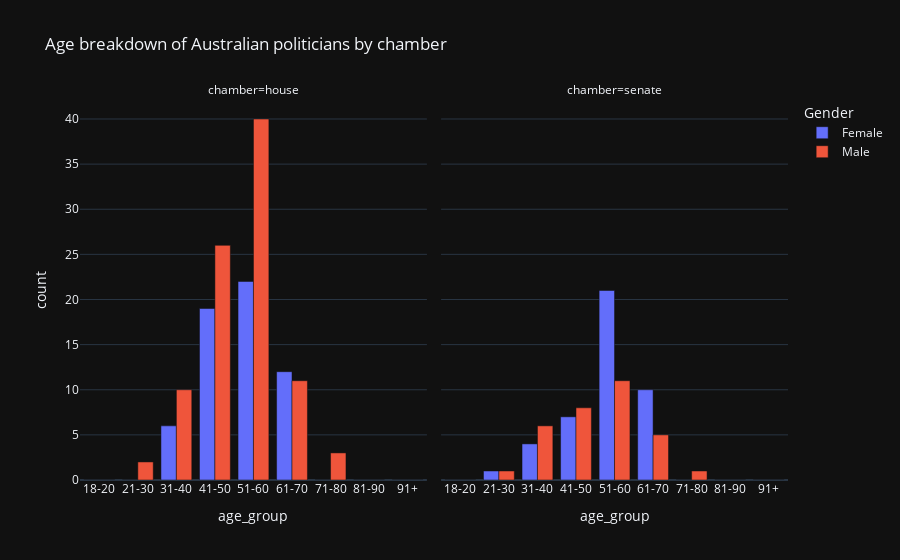

The code cell stored with this chart in its notebook:
### Code cell
# create a cut of members by age
from datetime import date

today = date.today()
members["age"] = pd.to_datetime(members["dob"]).apply(
    lambda x: today.year - x.year - ((today.month, today.day) < (x.month, x.day)))
members["age_group"] = pd.cut(members["age"], bins=[18, 21, 30, 40, 50, 60, 70, 80, 90, 159],
                              labels=["18-20", "21-30", "31-40", "41-50", "51-60", "61-70", "71-80", "81-90", "91+"],
                              ordered=False)
age_counts = members.groupby(["Gender", "chamber", "age_group"]).size().reset_index(name='count')
age_counts
# create a plot of members by age_counts
import plotly.express as px

px.bar(age_counts, x="age_group", y="count", color="Gender", barmode="group", facet_col="chamber",
       title="Age breakdown of Australian politicians by chamber")

### Figure 1 — Plotly figure (JSON) as saved in the notebook; plotly's stock layout.template omitted (floating-point values rounded to 4 significant figures)
{"data": [{"alignmentgroup": "True", "hovertemplate": "Gender=Female<br>chamber=house<br>age_group=%{x}<br>count=%{y}<extra></extra>", "legendgroup": "Female", "marker": {"color": "#636efa", "pattern": {"shape": ""}}, "name": "Female", "offsetgroup": "Female", "orientation": "v", "showlegend": true, "textposition": "auto", "x": ["18-20", "21-30", "31-40", "41-50", "51-60", "61-70", "71-80", "81-90", "91+"], "xaxis": "x", "y": [0, 0, 6, 19, 22, 12, 0, 0, 0], "yaxis": "y", "type": "bar"}, {"alignmentgroup": "True", "hovertemplate": "Gender=Female<br>chamber=senate<br>age_group=%{x}<br>count=%{y}<extra></extra>", "legendgroup": "Female", "marker": {"color": "#636efa", "pattern": {"shape": ""}}, "name": "Female", "offsetgroup": "Female", "orientation": "v", "showlegend": false, "textposition": "auto", "x": ["18-20", "21-30", "31-40", "41-50", "51-60", "61-70", "71-80", "81-90", "91+"], "xaxis": "x2", "y": [0, 1, 4, 7, 21, 10, 0, 0, 0], "yaxis": "y2", "type": "bar"}, {"alignmentgroup": "True", "hovertemplate": "Gender=Male<br>chamber=house<br>age_group=%{x}<br>count=%{y}<extra></extra>", "legendgroup": "Male", "marker": {"color": "#EF553B", "pattern": {"shape": ""}}, "name": "Male", "offsetgroup": "Male", "orientation": "v", "showlegend": true, "textposition": "auto", "x": ["18-20", "21-30", "31-40", "41-50", "51-60", "61-70", "71-80", "81-90", "91+"], "xaxis": "x", "y": [0, 2, 10, 26, 40, 11, 3, 0, 0], "yaxis": "y", "type": "bar"}, {"alignmentgroup": "True", "hovertemplate": "Gender=Male<br>chamber=senate<br>age_group=%{x}<br>count=%{y}<extra></extra>", "legendgroup": "Male", "marker": {"color": "#EF553B", "pattern": {"shape": ""}}, "name": "Male", "offsetgroup": "Male", "orientation": "v", "showlegend": false, "textposition": "auto", "x": ["18-20", "21-30", "31-40", "41-50", "51-60", "61-70", "71-80", "81-90", "91+"], "xaxis": "x2", "y": [0, 1, 6, 8, 11, 5, 1, 0, 0], "yaxis": "y2", "type": "bar"}], "layout": {"xaxis": {"anchor": "y", "domain": [0.0, 0.49], "title": {"text": "age_group"}}, "yaxis": {"anchor": "x", "domain": [0.0, 1.0], "title": {"text": "count"}}, "xaxis2": {"anchor": "y2", "domain": [0.51, 1.0], "matches": "x", "title": {"text": "age_group"}}, "yaxis2": {"anchor": "x2", "domain": [0.0, 1.0], "matches": "y", "showticklabels": false}, "annotations": [{"font": {}, "showarrow": false, "text": "chamber=house", "x": 0.245, "xanchor": "center", "xref": "paper", "y": 1.0, "yanchor": "bottom", "yref": "paper"}, {"font": {}, "showarrow": false, "text": "chamber=senate", "x": 0.755, "xanchor": "center", "xref": "paper", "y": 1.0, "yanchor": "bottom", "yref": "paper"}], "legend": {"title": {"text": "Gender"}, "tracegroupgap": 0}, "title": {"text": "Age breakdown of Australian politicians by chamber"}, "barmode": "group"}}
